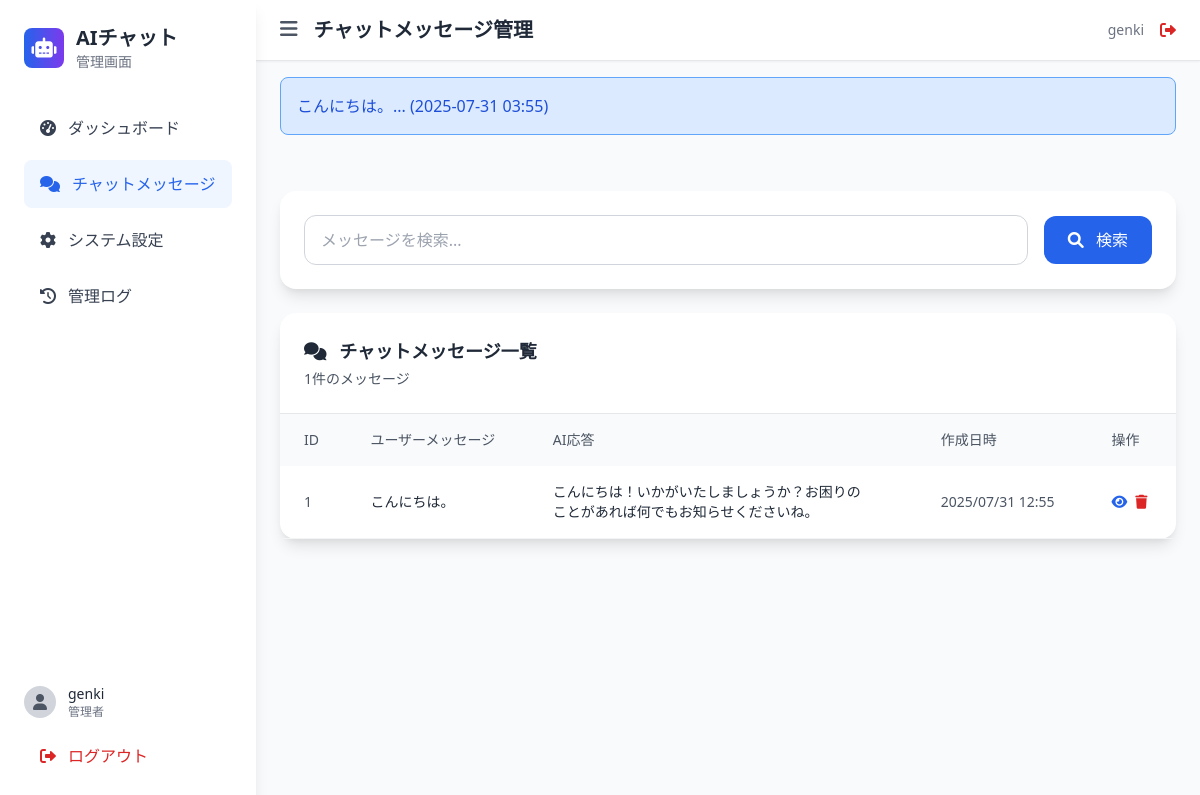
The page /panel/messages/ (signed in) on the database its author committed.
### chat/models.py (models this page shows)
class ChatMessage(models.Model):
    user_message = models.TextField(verbose_name='ユーザーメッセージ')
    ai_response = models.TextField(verbose_name='AI応答')
    created_at = models.DateTimeField(auto_now_add=True, verbose_name='作成日時')
    class Meta:
        verbose_name = 'チャットメッセージ'
        verbose_name_plural = 'チャットメッセージ'
        ordering = ['-created_at']
    def __str__(self):
        return f"{self.user_message[:50]}... ({self.created_at.strftime('%Y-%m-%d %H:%M')})"

### admin_panel/views.py (the view)
# urls.py: path('messages/', views.chat_messages, name='chat_messages'),
@login_required
def chat_messages(request):
    messages_list = ChatMessage.objects.order_by('-created_at')
    search = request.GET.get('search', '')
    if search:
        messages_list = messages_list.filter(
            user_message__icontains=search
        ) | messages_list.filter(
            ai_response__icontains=search
        )
    context = {
        'messages': messages_list,
        'search': search,
    }
    return render(request, 'admin_panel/chat_messages.html', context)

### templates/admin_panel/chat_messages.html (shortened to what this page needs)
{% extends 'admin_panel/base.html' %}
{% block page_title %}チャットメッセージ管理{% endblock %}
{% block content %}
<div class="card bg-white rounded-2xl p-6 shadow-lg mb-6">
    <form method="get" class="flex items-center space-x-4">
        <div class="flex-1">
            <input
                type="text"
                name="search"
                value="{{ search }}"
                placeholder="メッセージを検索..."
                class="w-full px-4 py-3 border border-gray-300 rounded-xl focus:outline-none focus:ring-2 focus:ring-blue-500 focus:border-transparent"
            >
        </div>
        <button
            type="submit"
            class="bg-blue-600 text-white px-6 py-3 rounded-xl hover:bg-blue-700 transition duration-200"
        >
            <i class="fas fa-search mr-2"></i>
            検索
        </button>
    </form>
</div>
<div class="card bg-white rounded-2xl shadow-lg">
    <div class="p-6 border-b border-gray-200">
        <h3 class="text-lg font-semibold text-gray-800">
            <i class="fas fa-comments mr-2"></i>
            チャットメッセージ一覧
        </h3>
        <p class="text-sm text-gray-600 mt-1">{{ messages.count }}件のメッセージ</p>
    </div>
    <div class="overflow-x-auto">
        <table class="w-full">
            <thead class="bg-gray-50">
                <tr>
                    <th class="text-left py-4 px-6 text-sm font-medium text-gray-600">ID</th>
                    <th class="text-left py-4 px-6 text-sm font-medium text-gray-600">ユーザーメッセージ</th>
                    <th class="text-left py-4 px-6 text-sm font-medium text-gray-600">AI応答</th>
                    <th class="text-left py-4 px-6 text-sm font-medium text-gray-600">作成日時</th>
                    <th class="text-left py-4 px-6 text-sm font-medium text-gray-600">操作</th>
                </tr>
            </thead>
            <tbody>
                {% for message in messages %}
                <tr class="border-b border-gray-100 hover:bg-gray-50">
                    <td class="py-4 px-6 text-sm text-gray-600">{{ message.id }}</td>
                    <td class="py-4 px-6">
                        <div class="max-w-xs">
                            <p class="text-sm text-gray-800">{{ message.user_message|truncatechars:50 }}</p>
                        </div>
                    </td>
                    <td class="py-4 px-6">
                        <div class="max-w-xs">
                            <p class="text-sm text-gray-800">{{ message.ai_response|truncatechars:50 }}</p>
                        </div>
                    </td>
                    <td class="py-4 px-6 text-sm text-gray-600">{{ message.created_at|date:"Y/m/d H:i" }}</td>
                    <td class="py-4 px-6">
                        <div class="flex items-center space-x-2">
                            <button
                                onclick="viewMessage({{ message.id }})"
                                class="text-blue-600 hover:text-blue-800 text-sm"
                                title="詳細表示"
                            >
                                <i class="fas fa-eye"></i>
                            </button>
                            <button
                                onclick="deleteMessage({{ message.id }})"
                                class="text-red-600 hover:text-red-800 text-sm"
                                title="削除"
                            >
                                <i class="fas fa-trash"></i>
                            </button>
                        </div>
                    </td>
                </tr>
                {% endfor %}
            </tbody>
        </table>
    </div>
</div>
{% endblock %}

### templates/admin_panel/base.html (shortened to what this page needs)
<!DOCTYPE html>
<html lang="ja">
<head>
    <link href="https://cdn.jsdelivr.net/npm/tailwindcss@2.2.19/dist/tailwind.min.css" rel="stylesheet">
    <link href="https://cdnjs.cloudflare.com/ajax/libs/font-awesome/6.0.0/css/all.min.css" rel="stylesheet">
</head>
<body class="bg-gray-50">
    {% if user.is_authenticated %}
    <div id="sidebar" class="sidebar fixed left-0 top-0 h-full w-64 bg-white shadow-lg z-50">
        <div class="p-6">
            <div class="flex items-center mb-8">
                <div class="w-10 h-10 bg-gradient-to-r from-blue-600 to-purple-600 rounded-lg flex items-center justify-center mr-3">
                    <i class="fas fa-robot text-white text-xl"></i>
                </div>
                <div>
                    <h1 class="text-xl font-bold text-gray-800">AIチャット</h1>
                    <p class="text-sm text-gray-500">管理画面</p>
                </div>
            </div>
            <nav class="space-y-2">
                <a href="{% url 'admin_panel:dashboard' %}" class="flex items-center px-4 py-3 text-gray-700 hover:bg-blue-50 hover:text-blue-600 rounded-lg transition duration-200 ">
                    <i class="fas fa-tachometer-alt mr-3"></i>
                    ダッシュボード
                </a>
                <a href="{% url 'admin_panel:chat_messages' %}" class="flex items-center px-4 py-3 text-gray-700 hover:bg-blue-50 hover:text-blue-600 rounded-lg transition duration-200 {% if request.resolver_match.url_name == 'chat_messages' %}bg-blue-50 text-blue-600{% endif %}">
                    <i class="fas fa-comments mr-3"></i>
                    チャットメッセージ
                </a>
                <a href="{% url 'admin_panel:system_settings' %}" class="flex items-center px-4 py-3 text-gray-700 hover:bg-blue-50 hover:text-blue-600 rounded-lg transition duration-200 ">
                    <i class="fas fa-cog mr-3"></i>
                    システム設定
                </a>
                <a href="{% url 'admin_panel:admin_logs' %}" class="flex items-center px-4 py-3 text-gray-700 hover:bg-blue-50 hover:text-blue-600 rounded-lg transition duration-200 ">
                    <i class="fas fa-history mr-3"></i>
                    管理ログ
                </a>
            </nav>
        </div>
        <div class="absolute bottom-0 left-0 right-0 p-6">
            <div class="flex items-center mb-4">
                <div class="w-8 h-8 bg-gray-300 rounded-full flex items-center justify-center mr-3">
                    <i class="fas fa-user text-gray-600"></i>
                </div>
                <div>
                    <p class="text-sm font-medium text-gray-800">{{ user.username }}</p>
                    <p class="text-xs text-gray-500">管理者</p>
                </div>
            </div>
            <a href="{% url 'admin_panel:logout' %}" class="flex items-center px-4 py-2 text-red-600 hover:bg-red-50 rounded-lg transition duration-200">
                <i class="fas fa-sign-out-alt mr-3"></i>
                ログアウト
            </a>
        </div>
    </div>
    <div id="main-content" class="main-content ml-64 min-h-screen">
        <header class="bg-white shadow-sm border-b border-gray-200">
            <div class="flex items-center justify-between px-6 py-4">
                <div class="flex items-center">
                    <button id="sidebar-toggle" class="text-gray-600 hover:text-gray-800 mr-4">
                        <i class="fas fa-bars text-xl"></i>
                    </button>
                    <h2 class="text-xl font-semibold text-gray-800">{% block page_title %}ダッシュボード{% endblock %}</h2>
                </div>
                <div class="flex items-center space-x-4">
                    <span class="text-sm text-gray-500">{{ user.username }}</span>
                    <a href="{% url 'admin_panel:logout' %}" class="text-red-600 hover:text-red-800">
                        <i class="fas fa-sign-out-alt"></i>
                    </a>
                </div>
            </div>
        </header>
        {% if messages %}
        <div class="px-6 py-4">
            {% for message in messages %}
            <div class="mb-4 p-4 rounded-lg {% if message.tags == 'success' %}bg-green-100 text-green-700 border border-green-400{% elif message.tags == 'error' %}bg-red-100 text-red-700 border border-red-400{% else %}bg-blue-100 text-blue-700 border border-blue-400{% endif %}">
                {{ message }}
            </div>
            {% endfor %}
        </div>
        {% endif %}
        <main class="p-6">
            {% block content %}{% endblock %}
        </main>
    </div>
    {% else %}
    {% block login_content %}{% endblock %}
    {% endif %}
</body>
</html>

### templates/admin_panel/base.html (style rules this page uses)
.sidebar { transition: transform 0.3s ease; }
.main-content { transition: margin-left 0.3s ease; }
.card { transition: transform 0.3s ease, box-shadow 0.3s ease; }

### rows shown on the page
ChatMessage: user_message+created_at "こんにちは。... (2025-07-31 03:55)", id "1", user_message "こんにちは。", ai_response "こんにちは！いかがいたしましょうか？お困りのことがあれば何でもお知らせくださいね。", created_at "2025/07/31 12:55"

### other values the page prints
{{ user.username }} "genki"
{{ messages.count }} "1"
